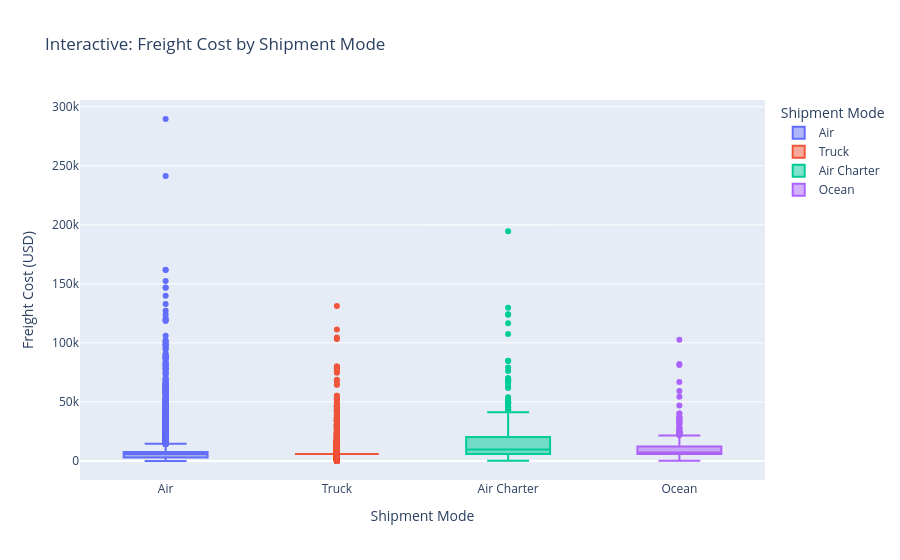

The code cell stored with this chart in its notebook:
### Markdown cell above
Chart 18 – Shipment Mode vs INCO Term 

Why: Heatmap chosen to see all mode-term combinations at once and spot dominant vs rare pairings.

Insights: Air+EXW (2,624) and Air+RDC (2,857) are the two dominant combinations; Truck is almost entirely DDP and RDC.

Business Impact: FedEx should build tailored SOPs for Air+EXW and Air+RDC first — they cover the majority of total volume.

### Code cell
# Chart 19 - Interactive Freight Cost by Shipment Mode
fig = px.box(df, x='Shipment Mode', y='Freight Cost (USD)',
             color='Shipment Mode',
             title='Interactive: Freight Cost by Shipment Mode')
fig.show()

### Figure 1 — Plotly figure (JSON) as saved in the notebook; plotly's stock layout.template omitted (floating-point values rounded to 4 significant figures; data arrays with more than 128 entries replaced by an {"elided": "..."} marker saying what was removed)
{"data": [{"alignmentgroup": "True", "hovertemplate": "Shipment Mode=%{x}<br>Freight Cost (USD)=%{y}<extra></extra>", "legendgroup": "Air", "marker": {"color": "#636efa"}, "name": "Air", "notched": false, "offsetgroup": "Air", "orientation": "v", "showlegend": true, "type": "box", "x": {"elided": "6473 str values"}, "x0": " ", "xaxis": "x", "y": {"elided": "6473 float values"}, "y0": " ", "yaxis": "y"}, {"alignmentgroup": "True", "hovertemplate": "Shipment Mode=%{x}<br>Freight Cost (USD)=%{y}<extra></extra>", "legendgroup": "Truck", "marker": {"color": "#EF553B"}, "name": "Truck", "notched": false, "offsetgroup": "Truck", "orientation": "v", "showlegend": true, "type": "box", "x": {"elided": "2830 str values"}, "x0": " ", "xaxis": "x", "y": {"elided": "2830 float values"}, "y0": " ", "yaxis": "y"}, {"alignmentgroup": "True", "hovertemplate": "Shipment Mode=%{x}<br>Freight Cost (USD)=%{y}<extra></extra>", "legendgroup": "Air Charter", "marker": {"color": "#00cc96"}, "name": "Air Charter", "notched": false, "offsetgroup": "Air Charter", "orientation": "v", "showlegend": true, "type": "box", "x": {"elided": "650 str values"}, "x0": " ", "xaxis": "x", "y": {"elided": "650 float values"}, "y0": " ", "yaxis": "y"}, {"alignmentgroup": "True", "hovertemplate": "Shipment Mode=%{x}<br>Freight Cost (USD)=%{y}<extra></extra>", "legendgroup": "Ocean", "marker": {"color": "#ab63fa"}, "name": "Ocean", "notched": false, "offsetgroup": "Ocean", "orientation": "v", "showlegend": true, "type": "box", "x": {"elided": "371 str values"}, "x0": " ", "xaxis": "x", "y": {"elided": "371 float values"}, "y0": " ", "yaxis": "y"}], "layout": {"boxmode": "overlay", "legend": {"title": {"text": "Shipment Mode"}, "tracegroupgap": 0}, "title": {"text": "Interactive: Freight Cost by Shipment Mode"}, "xaxis": {"anchor": "y", "categoryarray": ["Air", "Truck", "Air Charter", "Ocean"], "categoryorder": "array", "domain": [0, 1], "title": {"text": "Shipment Mode"}}, "yaxis": {"anchor": "x", "domain": [0, 1], "title": {"text": "Freight Cost (USD)"}}}}
